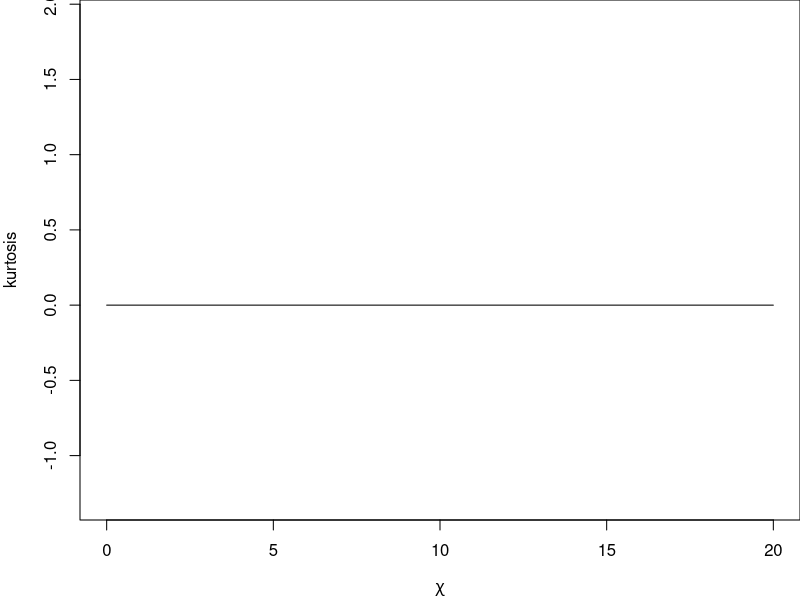

Generate this figure with R: (Note: this script raises an error after producing the figure.)

sinu.kurt.omegachi = Vectorize(function(omega, chi) sinu.kurt(omega=omega, chi=chi), vectorize.args=c('chi','omega'))
sinu.skew.omegachi = Vectorize(function(omega, chi) sinu.skew(omega=omega, chi=chi), vectorize.args=c('chi','omega'))


omega.vec=c(1:4/4, 1:20/2)
n=length(omega.vec)
par(mar = c(4,4,0,0))

curve(0*x, xlim=c(0,20), ylim=c(-1.3,1.9), xlab=expression(chi), ylab='kurtosis')
i=0
for (omega in omega.vec){
  i=i+1; print(i)
  curve(sinu.kurt.omegachi(omega=omega, chi=x), col=rgb((n-i)/n, i/n, 0), add=T, lwd=5)
}
i.vec=1:n
legend('topright', legend=paste0(omega.vec), fill=rgb((n-i.vec)/n, i.vec/n, 0), title='ω value')



chi.vec=c(1:4/4, 1:20/2)
n=length(chi.vec)
curve(0*x, xlim=c(0,10), ylim=c(-1.3,2.5), xlab=expression(omega), ylab='skewness')
i=0
for (chi in chi.vec){
  i=i+1; print(i)
  curve(sinu.skew.omegachi(chi=chi, omega=x), col=rgb((n-i)/n, i/n, 0), add=T,lwd=3)
}
i.vec=1:n
legend('topright', legend=paste0(omega.vec), fill=rgb((n-i.vec)/n, i.vec/n, 0), title=expression(chi))